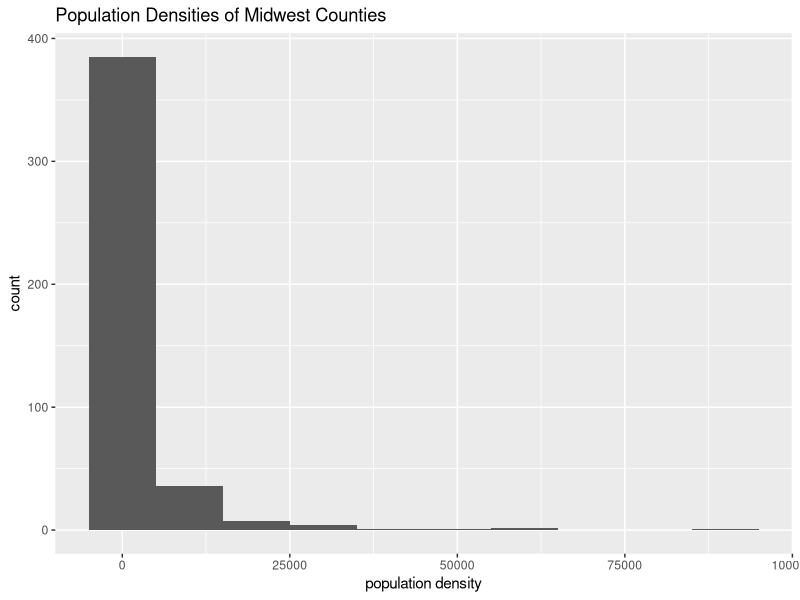
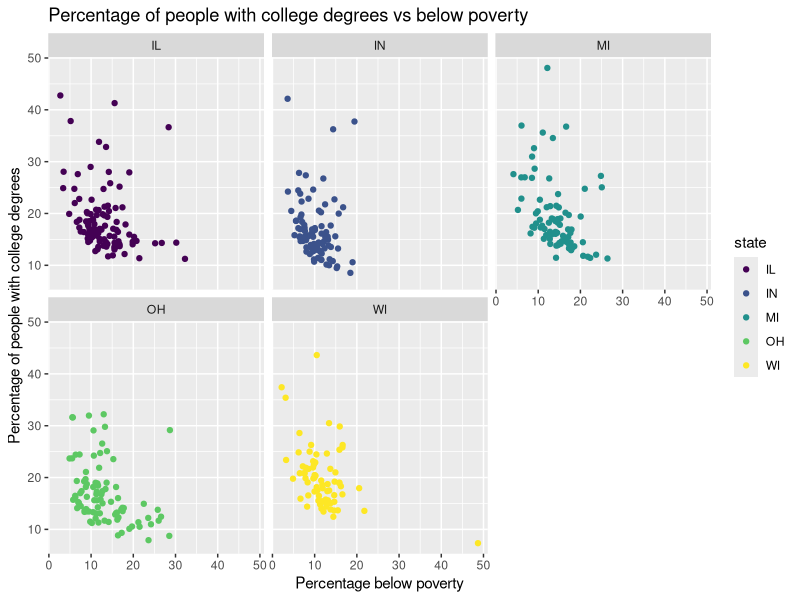
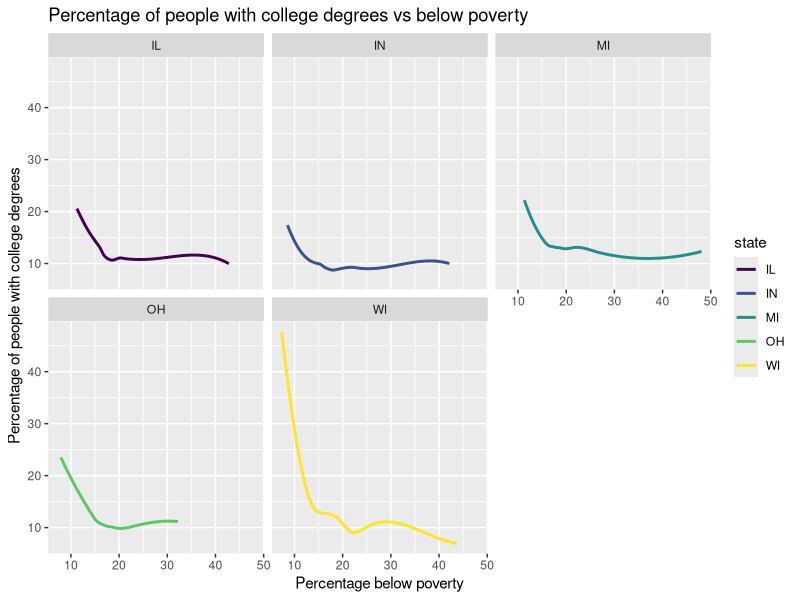
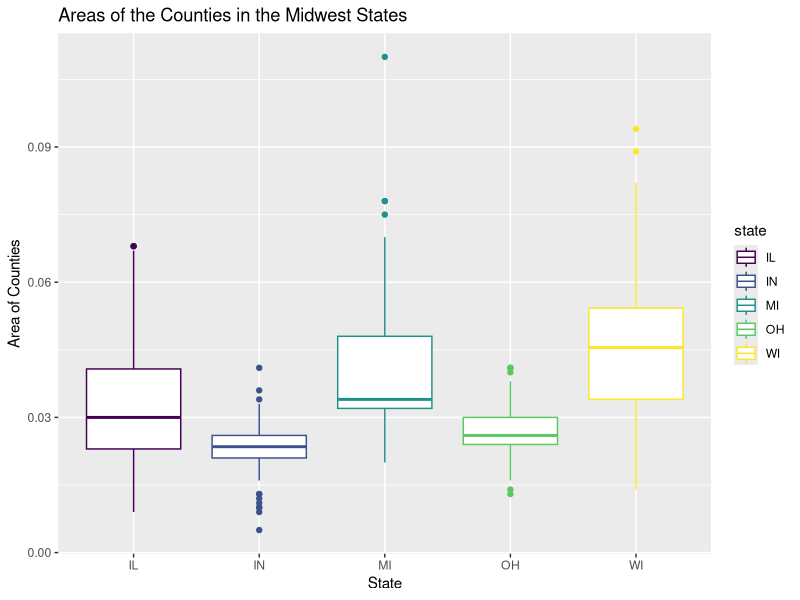
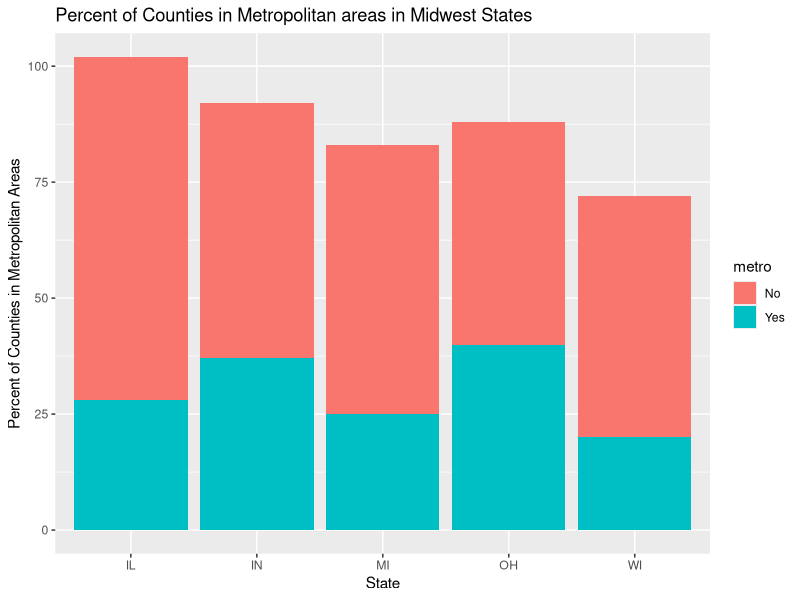

Reproduce these figures in R, in order.
## ---- chunk 1
#| label: load-packages
#| message: false

library(tidyverse)
library(viridis)
## ---- chunk 2
ggplot(midwest) +
  aes(x = popdensity) +
  geom_histogram(binwidth = 10000) +
  labs(title = "Population Densities of Midwest Counties", x = "population density", y = "count")

## ---- chunk 3
ggplot(midwest, aes(x = percbelowpoverty, y = percollege, color = state)) +
  scale_color_viridis_d() +
  geom_point() +
  facet_wrap(~state) +
  labs(title = "Percentage of people with college degrees vs below poverty",
       x = "Percentage below poverty",
       y = "Percentage of people with college degrees")

## ---- chunk 4
ggplot(midwest) +
  aes(x = percollege, y = percbelowpoverty, color = state) +
    scale_color_viridis_d() +
    geom_smooth(se = FALSE) +
    facet_wrap(~state) +  
  labs(title = "Percentage of people with college degrees vs below poverty",
       x = "Percentage below poverty",
       y = "Percentage of people with college degrees")
## ---- chunk 5
ggplot(midwest) + 
  aes(x = state, y = area, color = state) +
  scale_color_viridis_d() +
  geom_boxplot() +
  labs(title = "Areas of the Counties in the Midwest States",
         x = "State",
         y = "Area of Counties")
## ---- chunk 6
 midwest <- midwest |>
    mutate(metro = if_else(inmetro == 1, "Yes", "No"))
  ggplot(data = midwest) + 
  aes(x = state, fill = metro) +
  scale_color_viridis_d() +
  geom_bar() +
  labs(title = "Percent of Counties in Metropolitan areas in Midwest States",
         x = "State",
         y = "Percent of Counties in Metropolitan Areas")
